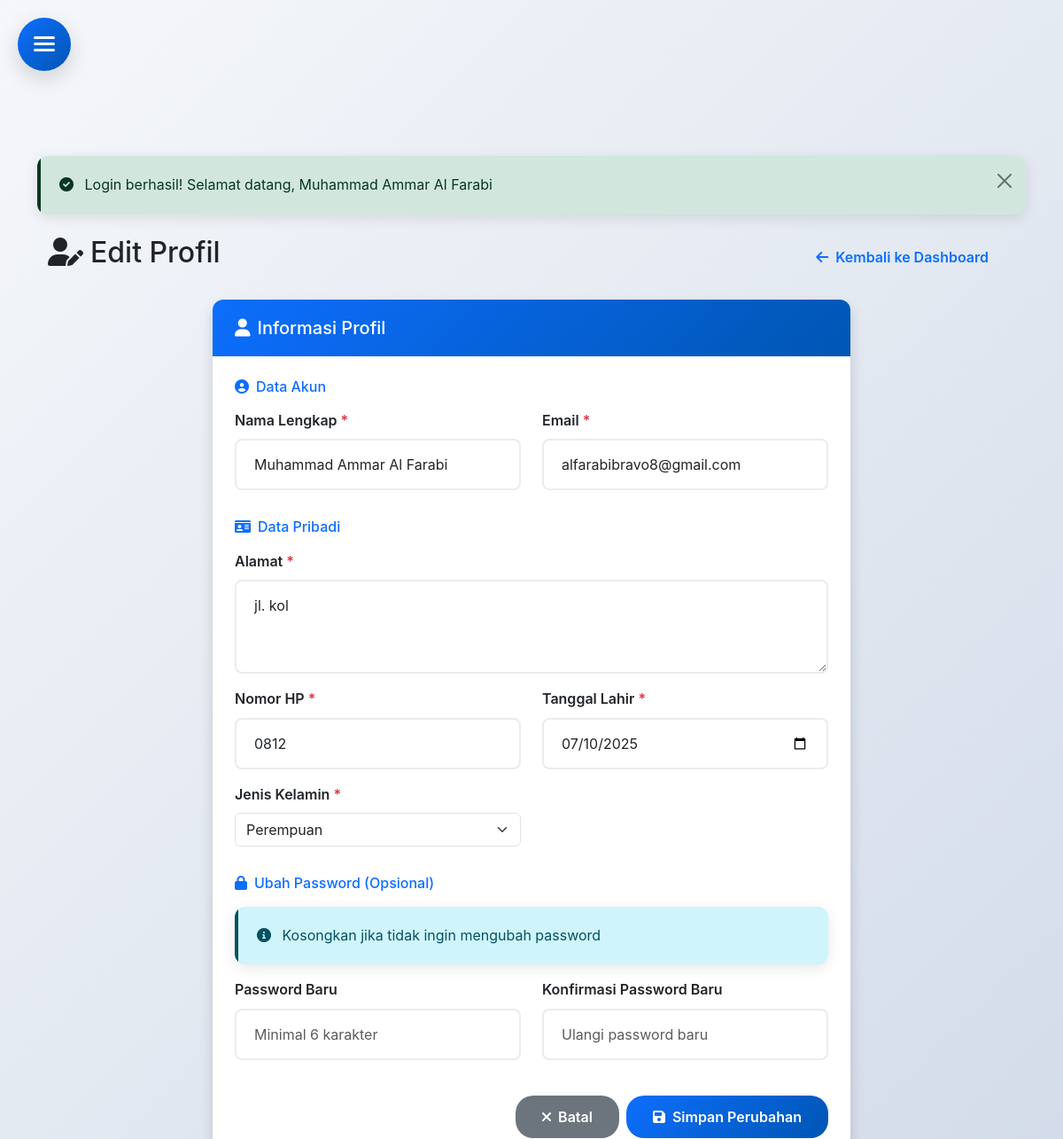
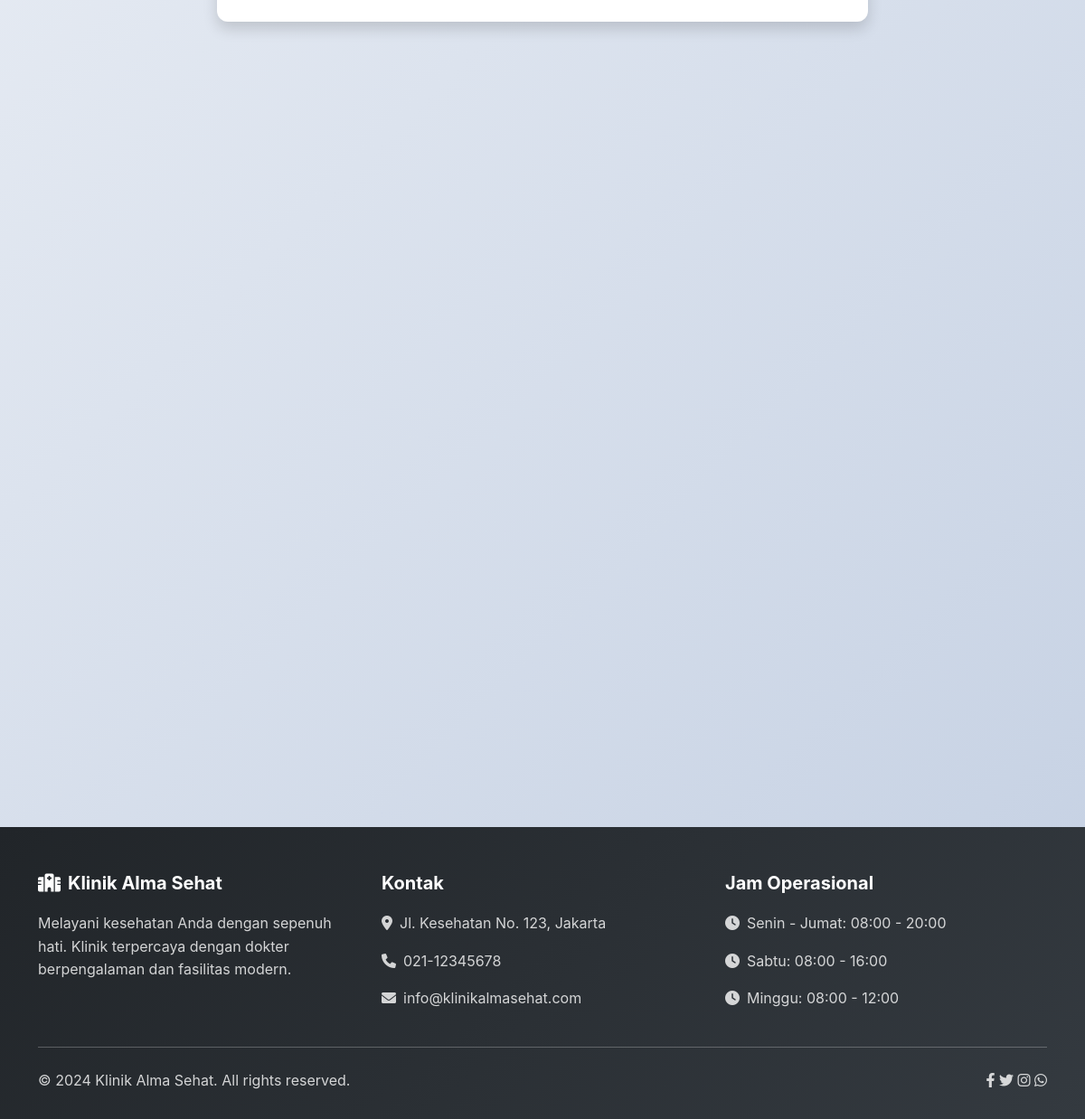
Screenshot of /pasien/profil.php (signed in) with the database file from the repository (2 pictures, top to bottom).
### tables this page shows
CREATE TABLE `pasien` (
  `id` int(11) NOT NULL,
  `user_id` int(11) DEFAULT NULL,
  `alamat` text DEFAULT NULL,
  `no_hp` varchar(20) DEFAULT NULL,
  `tanggal_lahir` date DEFAULT NULL,
  `jenis_kelamin` enum('L','P') DEFAULT NULL
);

CREATE TABLE `users` (
  `id` int(11) NOT NULL,
  `nama` varchar(100) NOT NULL,
  `email` varchar(100) NOT NULL,
  `password` varchar(255) NOT NULL,
  `role` enum('admin','dokter','pasien') NOT NULL,
  `created_at` timestamp NOT NULL DEFAULT current_timestamp()
);

### pasien/profil.php (the view, shortened to what this page needs)
<?php
$user_id = $_SESSION['user_id'];
try {
    $db = new Database();
    $conn = $db->getConnection();
    $stmt = $conn->prepare("
        SELECT u.*, p.*
        FROM users u
        JOIN pasien p ON u.id = p.user_id
        WHERE u.id = ?
    ");
    $stmt->execute([$user_id]);
    $user_data = $stmt->fetch(PDO::FETCH_ASSOC);
} catch (Exception $e) {
    $error = "Terjadi kesalahan: " . $e->getMessage();
}
include '../includes/user-header.php';
?>
<div class="container mt-4">
    <div class="row">
        <div class="col-12">
            <div class="d-flex justify-content-between align-items-center mb-4">
                <h2><i class="fas fa-user-edit me-2"></i>Edit Profil</h2>
                <a href="index.php" class="btn btn-outline-primary">
                    <i class="fas fa-arrow-left me-2"></i>Kembali ke Dashboard
                </a>
            </div>
        </div>
    </div>
    <div class="row">
        <div class="col-lg-8 mx-auto">
            <div class="card shadow">
                <div class="card-header bg-primary text-white">
                    <h5 class="mb-0"><i class="fas fa-user me-2"></i>Informasi Profil</h5>
                </div>
                <div class="card-body">
                    <form method="POST" id="profileForm">
                        <div class="row">
                            <div class="col-12">
                                <h6 class="text-primary mb-3"><i class="fas fa-user-circle me-2"></i>Data Akun</h6>
                            </div>
                            <div class="col-md-6 mb-3">
                                <label for="nama" class="form-label">Nama Lengkap <span class="text-danger">*</span></label>
                                <input type="text" class="form-control" id="nama" name="nama"
                                       value="<?= htmlspecialchars($user_data['nama']) ?>" required>
                            </div>
                            <div class="col-md-6 mb-3">
                                <label for="email" class="form-label">Email <span class="text-danger">*</span></label>
                                <input type="email" class="form-control" id="email" name="email"
                                       value="<?= htmlspecialchars($user_data['email']) ?>" required>
                            </div>
                            <div class="col-12 mt-3">
                                <h6 class="text-primary mb-3"><i class="fas fa-id-card me-2"></i>Data Pribadi</h6>
                            </div>
                            <div class="col-12 mb-3">
                                <label for="alamat" class="form-label">Alamat <span class="text-danger">*</span></label>
                                <textarea class="form-control" id="alamat" name="alamat" rows="3" required><?= htmlspecialchars($user_data['alamat']) ?></textarea>
                            </div>
                            <div class="col-md-6 mb-3">
                                <label for="no_hp" class="form-label">Nomor HP <span class="text-danger">*</span></label>
                                <input type="tel" class="form-control" id="no_hp" name="no_hp"
                                       value="<?= htmlspecialchars($user_data['no_hp']) ?>" required>
                            </div>
                            <div class="col-md-6 mb-3">
                                <label for="tanggal_lahir" class="form-label">Tanggal Lahir <span class="text-danger">*</span></label>
                                <input type="date" class="form-control" id="tanggal_lahir" name="tanggal_lahir"
                                       value="<?= $user_data['tanggal_lahir'] ?>" required>
                            </div>
                            <div class="col-md-6 mb-3">
                                <label for="jenis_kelamin" class="form-label">Jenis Kelamin <span class="text-danger">*</span></label>
                                <select class="form-select" id="jenis_kelamin" name="jenis_kelamin" required>
                                    <option value="P" <?= $user_data['jenis_kelamin'] == 'P' ? 'selected' : '' ?>>Perempuan</option>
                                </select>
                            </div>
                            <div class="col-12 mt-3">
                                <h6 class="text-primary mb-3"><i class="fas fa-lock me-2"></i>Ubah Password (Opsional)</h6>
                                <div class="alert alert-info">
                                    <i class="fas fa-info-circle me-2"></i>
                                    Kosongkan jika tidak ingin mengubah password
                                </div>
                            </div>
                            <div class="col-md-6 mb-3">
                                <label for="password_baru" class="form-label">Password Baru</label>
                                <input type="password" class="form-control" id="password_baru" name="password_baru"
                                       minlength="6" placeholder="Minimal 6 karakter">
                            </div>
                            <div class="col-md-6 mb-3">
                                <label for="konfirmasi_password" class="form-label">Konfirmasi Password Baru</label>
                                <input type="password" class="form-control" id="konfirmasi_password" name="konfirmasi_password"
                                       placeholder="Ulangi password baru">
                            </div>
                        </div>
                        <div class="d-flex justify-content-end gap-2 mt-4">
                            <a href="index.php" class="btn btn-secondary">
                                <i class="fas fa-times me-2"></i>Batal
                            </a>
                            <button type="submit" class="btn btn-primary">
                                <i class="fas fa-save me-2"></i>Simpan Perubahan
                            </button>
                        </div>
                    </form>
                </div>
            </div>
        </div>
    </div>
</div>
<?php include '../includes/user-footer.php'; ?>

### assets/css/style.css (style rules this page uses)
:root { --primary-color: #0d6efd; --secondary-color: #6c757d; --success-color: #198754; --danger-color: #dc3545; --warning-color: #ffc107; --info-color: #0dcaf0; --light-color: #f8f9fa; --dark-color: #212529; }
body { padding-top: 76px; font-family: 'Segoe UI', Tahoma, Geneva, Verdana, sans-serif; }
.card { border: none; box-shadow: 0 4px 6px rgba(0, 0, 0, 0.1); transition: transform 0.3s ease, box-shadow 0.3s ease; }
.card-header { background: var(--primary-color); color: white; border-bottom: none; }
.btn { border-radius: 25px; padding: 10px 25px; font-weight: 500; transition: all 0.3s ease; }
.btn-primary { background: linear-gradient(45deg, var(--primary-color), #0056b3); border: none; }
.form-control { border-radius: 10px; border: 2px solid #e9ecef; padding: 12px 15px; transition: border-color 0.3s ease; }
.form-label { font-weight: 600; color: var(--dark-color); }
.alert { border-radius: 10px; border: none; padding: 15px 20px; }
.text-primary { color: var(--primary-color) !important; }
.bg-primary { background-color: var(--primary-color) !important; }

### assets/css/user-style.css (style rules this page uses)
:root { --primary-color: #0d6efd; --secondary-color: #6c757d; --success-color: #198754; --danger-color: #dc3545; --warning-color: #ffc107; --info-color: #0dcaf0; --light-color: #f8f9fa; --dark-color: #212529; --white: #ffffff; --shadow-light: rgba(0, 0, 0, 0.1); --shadow-medium: rgba(0, 0, 0, 0.15); --shadow-heavy: rgba(0, 0, 0, 0.3); --transition-fast: 0.2s ease; --transition-medium: 0.3s ease; --transition-slow: 0.5s ease; --border-radius: 12px; --border-radius-small: 8px; --border-radius-large: 20px; }
* { margin: 0; padding: 0; box-sizing: border-box; }
body { font-family: 'Inter', 'Segoe UI', Tahoma, Geneva, Verdana, sans-serif; line-height: 1.6; color: var(--dark-color); background: linear-gradient(135deg, #f5f7fa 0%, #c3cfe2 100%); min-height: 100vh; overflow-x: hidden; }
.card { border: none; border-radius: var(--border-radius); box-shadow: 0 8px 30px var(--shadow-light); transition: all var(--transition-medium); background: var(--white); overflow: hidden; }
.card-header { background: linear-gradient(135deg, var(--primary-color), #0056b3); color: var(--white); border-bottom: none; padding: 20px 25px; font-weight: 600; }
.card-body { padding: 25px; }
.btn { border-radius: var(--border-radius-large); padding: 12px 30px; font-weight: 600; transition: all var(--transition-medium); border: none; position: relative; overflow: hidden; }
.btn::before { content: ''; position: absolute; top: 0; left: -100%; width: 100%; height: 100%; background: linear-gradient(90deg, transparent, rgba(255, 255, 255, 0.2), transparent); transition: left var(--transition-slow); }
.btn-primary { background: linear-gradient(135deg, var(--primary-color), #0056b3); color: var(--white); }
.form-control { border-radius: var(--border-radius-small); border: 2px solid #e9ecef; padding: 15px 20px; transition: all var(--transition-fast); font-size: 1rem; }
.form-label { font-weight: 600; color: var(--dark-color); margin-bottom: 8px; }
.alert { border-radius: var(--border-radius); border: none; padding: 20px 25px; box-shadow: 0 4px 15px var(--shadow-light); position: relative; overflow: hidden; }
.alert::before { content: ''; position: absolute; top: 0; left: 0; height: 100%; width: 4px; background: currentColor; }

### rows the page displays
pasien: nama "Muhammad Ammar Al Farabi", email "alfarabibravo8@gmail.com", alamat "jl. kol", no_hp "0812", tanggal_lahir "07/10/2025", jenis_kelamin "Perempuan"

### other values shown
$_SESSION['success'] "Login berhasil! Selamat datang, Muhammad Ammar Al Farabi"
